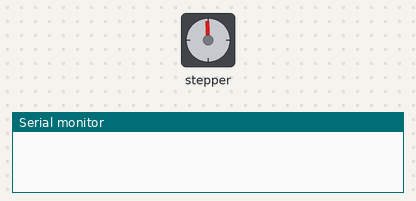
Recording of a program running on a simulated Arduino Uno, built with avr-gcc and run on an emulated ATmega328P. Parts: stepper motor, the last lines printed to the serial monitor. Stepper angles assume 200 steps per turn.

Above: at 0.05 s.
At 7.0 s:
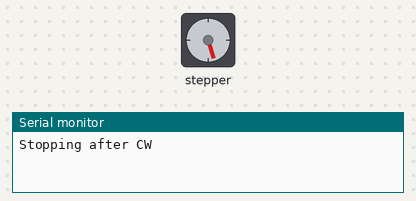
At 10.55 s:
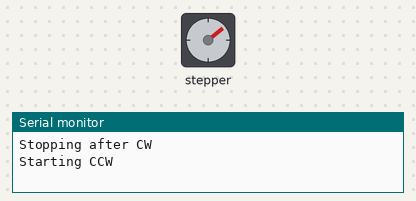
At 14.0 s:
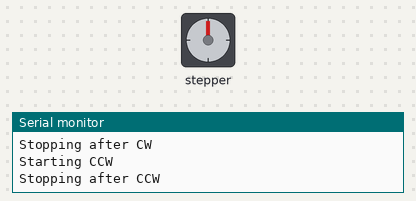
Timing chart, 0 to 18.2 s (numbered marks = the images above):
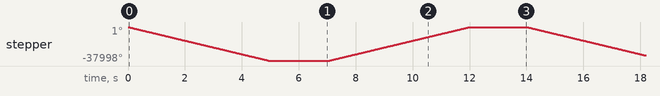

The program:

main.cpp
```cpp
#include <AccelStepper.h>  // 引入 AccelStepper 函式庫，用於控制步進馬達

// 定義引腳連接
const int cwPin = 6;  // 定義順時針旋轉的引腳
const int ccwPin = 7; // 定義逆時針旋轉的引腳

// 定義馬達介面類型
#define MOTOR_INTERFACE_TYPE 2  // 設定步進馬達的介面類型

// 創建一個新的 AccelStepper 類別實例
AccelStepper stepper = AccelStepper(MOTOR_INTERFACE_TYPE, cwPin, ccwPin);  // 使用指定引腳初始化步進馬達

// 定義循環持續時間（以毫秒為單位）
const unsigned long RUN_DURATION = 5000;  // 10 秒運行時間
const unsigned long PAUSE_DURATION = 2000; // 2 秒暫停時間

// 定義馬達速度
const int MOTOR_SPEED = 500000;  // 運行時的速度（每秒步進數）
const int STOP_SPEED = 0;        // 停止時的速度

// 用於追蹤循環狀態的變數
unsigned long previousMillis = 0; // 記錄上一次時間
int cycleState = 0;  // 記錄當前的循環狀態

void setup() {
  // 設定最大速度和加速度
  stepper.setMaxSpeed(1000000);  // 設定馬達的最大速度
  stepper.setAcceleration(500000);  // 設定馬達的加速度

  // 初始化串列通訊
  Serial.begin(9600);  // 開始串列通訊，波特率設為9600
}

void loop() {
  unsigned long currentMillis = millis();  // 獲取當前的時間（毫秒）

  // 根據循環狀態來運行馬達
  switch(cycleState) {
    case 0:  // 順時針運行10秒
      stepper.setSpeed(MOTOR_SPEED);  // 設定馬達順時針運行速度
      if (currentMillis - previousMillis >= RUN_DURATION) {  // 如果運行時間已達10秒
        cycleState = 1;  // 切換到狀態1
        previousMillis = currentMillis;  // 更新時間記錄
        Serial.println("Stopping after CW");  // 輸出訊息至串列監視器
      }
      break;

    case 1:  // 順時針後停止2秒
      stepper.setSpeed(STOP_SPEED);  // 設定馬達停止速度
      if (currentMillis - previousMillis >= PAUSE_DURATION) {  // 如果暫停時間已達2秒
        cycleState = 2;  // 切換到狀態2
        previousMillis = currentMillis;  // 更新時間記錄
        Serial.println("Starting CCW");  // 輸出訊息至串列監視器
      }
      break;

    case 2:  // 逆時針運行10秒
      stepper.setSpeed(-MOTOR_SPEED);  // 設定馬達逆時針運行速度
      if (currentMillis - previousMillis >= RUN_DURATION) {  // 如果運行時間已達10秒
        cycleState = 3;  // 切換到狀態3
        previousMillis = currentMillis;  // 更新時間記錄
        Serial.println("Stopping after CCW");  // 輸出訊息至串列監視器
      }
      break;

    case 3:  // 逆時針後停止2秒
      stepper.setSpeed(STOP_SPEED);  // 設定馬達停止速度
      if (currentMillis - previousMillis >= PAUSE_DURATION) {  // 如果暫停時間已達2秒
        cycleState = 0;  // 切換到狀態0，重新開始循環
        previousMillis = currentMillis;  // 更新時間記錄
        Serial.println("Starting CW");  // 輸出訊息至串列監視器
      }
      break;
  }

  stepper.runSpeed();  // 按照設定的速度運行馬達
}
```

Measured:
- by itself, stepper: turns 37997° counter-clockwise in 5.0 s, then 37997° clockwise in 5.0 s, repeating every 14.0 s
